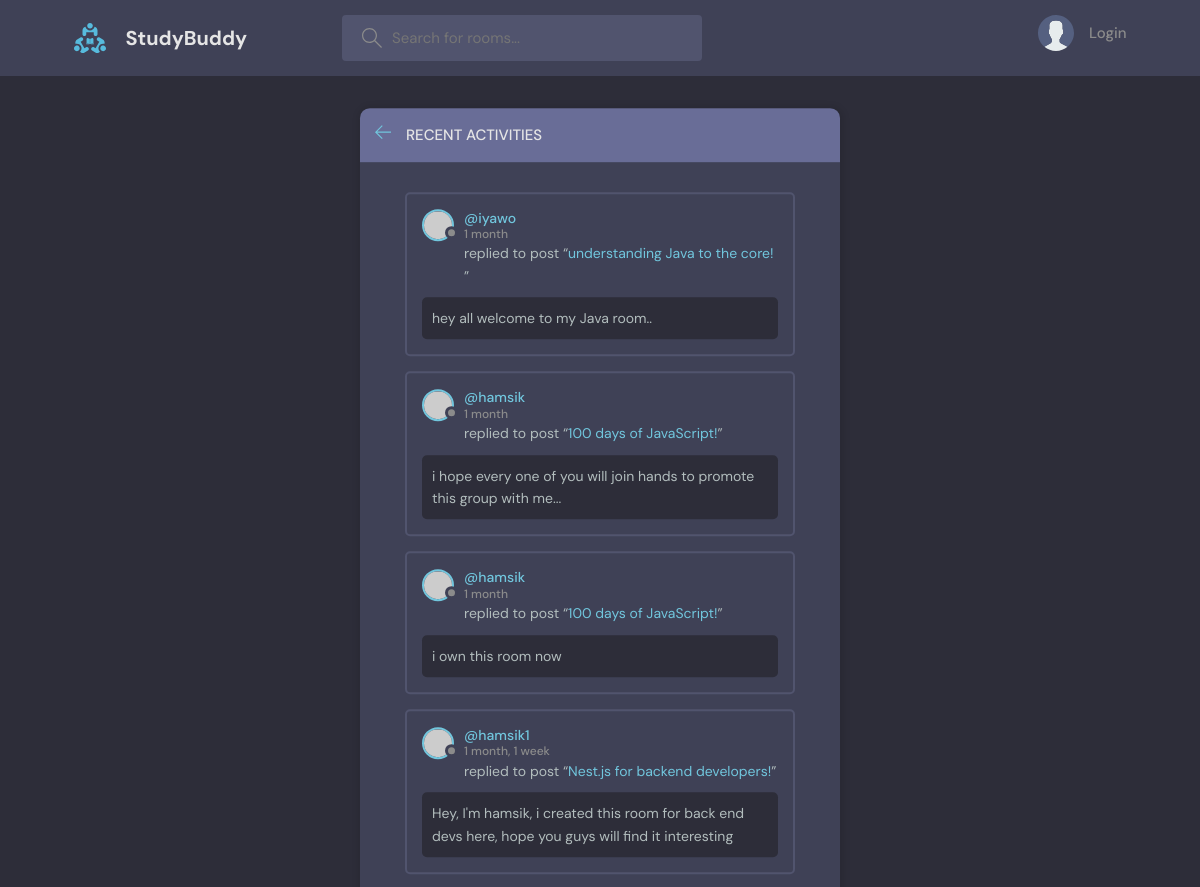
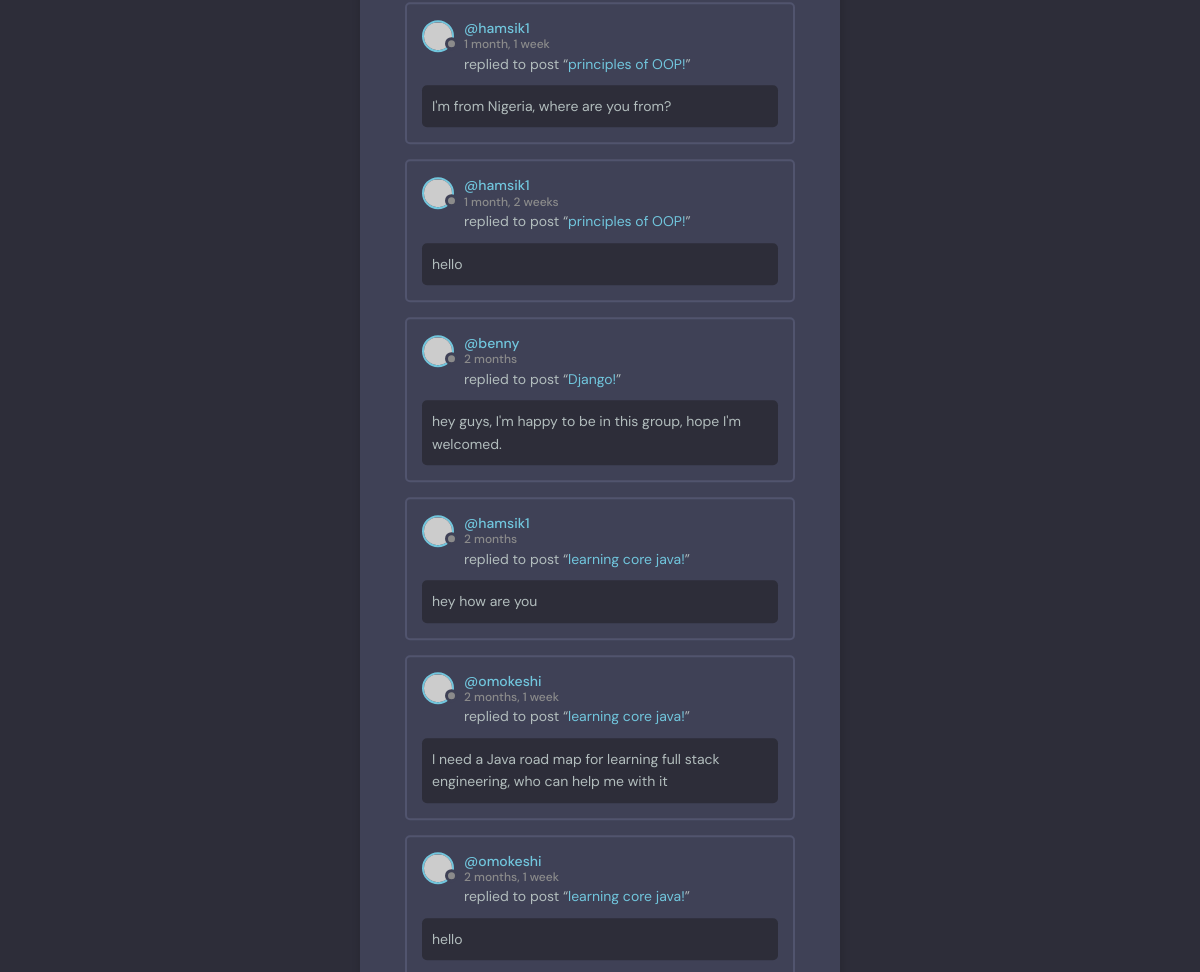
The page /activity/ on the database its author committed (2 pictures, top to bottom).
### base/models.py (models this page shows, shortened)
class Message(models.Model):
    user = models.ForeignKey(User,on_delete=models.CASCADE)
    room = models.ForeignKey(Room,on_delete=models.CASCADE)
    body = models.TextField()
    updated = models.DateTimeField(auto_now=True)
    created = models.DateTimeField(auto_now_add=True)

class Room(models.Model):
    host = models.ForeignKey(User,on_delete=models.SET_NULL,null=True)
    topic = models.ForeignKey(Topic,on_delete=models.SET_NULL,null=True)
    name = models.CharField(max_length=255)
    description = models.TextField(null = True, blank = True)
    participants = models.ManyToManyField(User,related_name='participants',blank=True)
    updated = models.DateTimeField(auto_now=True)
    created = models.DateTimeField(auto_now_add=True)
    class Meta:
        ordering = ['-updated', '-created']
    def __str__(self):
        return (self.name)

### base/views.py (the view)
# urls.py: path('activity/',views.activityPage, name = 'activity'),
def activityPage(request):
    room_messages = Message.objects.filter().order_by('-created','-updated')
    context = {'room_messages':room_messages}
    return render(request,'base/activity.html',context)

### base/templates/base/activity.html (shortened to what this page needs)
{% extends 'base.html' %}
{% block body %}
    <main class="layout">
      <div class="container">
        <div class="layout__box">
          <div class="layout__boxHeader">
            <div class="layout__boxTitle">
              <a href="{% url 'home' %}">
                <svg version="1.1" xmlns="http://www.w3.org/2000/svg" width="32" height="32" viewBox="0 0 32 32">
                  <title>arrow-left</title>
                  <path
                    d="M13.723 2.286l-13.723 13.714 13.719 13.714 1.616-1.611-10.96-10.96h27.625v-2.286h-27.625l10.965-10.965-1.616-1.607z"
                  ></path>
                </svg>
              </a>
              <h3>Recent Activities</h3>
            </div>
          </div>
          <div class="activities-page layout__body">
            {% for message in room_messages %}
            <div class="activities__box">
              <div class="activities__boxHeader roomListRoom__header">
                <a href="{% url 'userprofile' message.user.id %}" class="roomListRoom__author">
                  <div class="avatar avatar--small">
                    <img src="https://randomuser.me/api/portraits/women/11.jpg" />
                  </div>
                  <p>
                    @{{message.user.username}}
                    <span>{{message.created | timesince}}</span>
                  </p>
                </a>
              </div>
              <div class="activities__boxContent">
                <p>replied to post “<a href="{% url 'room' message.room.id%}">{{message.room}}!</a>”</p>
                <div class="activities__boxRoomContent">
                  {{message.body}}
                </div>
              </div>
            </div>
            {%  endfor %}
          </div>
        </div>
      </div>
    </main>
{% endblock %}

### static/styles/style.css (style rules this page uses)
:root { --color-main: #71c6dd; --color-main-light: #e1f6fb; --color-dark: #3f4156; --color-dark-medium: #51546e; --color-dark-light: #696d97; --color-light: #e5e5e5; --color-gray: #8b8b8b; --color-light-gray: #b2bdbd; --color-bg: #2d2d39; --color-success: #5dd693; --color-error: #fc4b0b; }
* { font-family: "DM Sans", -apple-system, BlinkMacSystemFont, "Segoe UI", Roboto, Oxygen, Ubuntu, Cantarell, "Open Sans", "Helvetica Neue", sans-serif; margin: 0; padding: 0; box-sizing: border-box; text-rendering: optimizeLegibility; font-size: inherit; }
html { font-size: 56.25%; }
@media only screen and (min-width: 1200px) { html { font-size: 62.5%; } }
body { line-height: 1.6; font-weight: 400; font-size: 1.5rem; color: var(--color-light-gray); background-color: var(--color-bg); min-height: 100vh; }
img { width: 100%; }
a { display: inline-block; color: var(--color-main); text-decoration: none; }
.container { max-width: 120rem; width: 90%; margin: auto; }
.avatar { position: relative; display: inline-block; border-radius: 50%; border: 2px solid var(--color-main); }
.avatar img { display: block; border-radius: 50%; object-fit: cover; object-position: center; }
.avatar::after { content: ""; display: block; position: absolute; background-color: var(--color-gray); z-index: 111; border-radius: 50%; border: 0.3rem solid var(--color-dark); }
.avatar.avatar--small img { width: 2.8rem; height: 2.8rem; }
.avatar.avatar--small:after { width: 0.7rem; height: 0.7rem; bottom: 0px; right: -6px; }
.layout { margin-top: 2.4rem; }
.layout > .container { display: flex; justify-content: space-between; align-items: flex-start; }
.layout__box { width: 90%; max-width: 48rem; min-height: 40rem; position: absolute; top: 50%; left: 50%; transform: translate(-50%, -46%); background-color: var(--color-dark); border-radius: 1rem; box-shadow: 1px 1px 6px 3px rgba(0, 0, 0, 0.1); overflow: hidden; }
.layout__boxHeader { display: flex; padding: 1.5rem; background-color: var(--color-dark-light); }
.layout__boxTitle { display: flex; gap: 1.5rem; align-items: center; }
.layout__boxTitle h3 { text-transform: uppercase; font-weight: 500; color: var(--color-light); }
.layout__boxTitle svg { width: 1.6rem; height: 1.6rem; fill: var(--color-main); }
.layout__body { margin: 3rem; }
.roomListRoom__header { display: flex; justify-content: space-between; align-items: center; }
.roomListRoom__author { font-weight: 500; display: flex; align-items: center; gap: 1rem; }
.activities__box { margin: 1.5rem; padding: 1.5rem; border: 2px solid var(--color-dark-medium); border-radius: 5px; }
.activities__boxHeader p { font-size: 1.4rem; line-height: 1.3; }
.activities__boxHeader p span { color: var(--color-gray); font-size: 1.2rem; display: block; }
.activities__boxContent { margin-left: 4.2rem; }
.activities__boxContent { font-size: 1.4rem; }
.activities__boxRoomContent { background: var(--color-bg); padding: 1rem; border-radius: 5px; margin-top: 1rem; margin-left: -4.2rem; }

### rows shown on the page
Message: user.username "iyawo", created "1 month", room "understanding Java to the core", body "hey all welcome to my Java room.."
Message: user.username "hamsik", created "1 month", room "100 days of JavaScript", body "i hope every one of you will join hands to promote this group with me..."
Message: user.username "hamsik", created "1 month", room "100 days of JavaScript", body "i own this room now"
Message: user.username "hamsik1", created "1 month, 1 week", room "Nest.js for backend developers", body "Hey, I'm hamsik, i created this room for back end devs here, hope you guys will find it interesting"
Message: user.username "hamsik1", created "1 month, 1 week", room "principles of OOP", body "I'm from Nigeria, where are you from?"
Message: user.username "hamsik1", created "1 month, 2 weeks", room "principles of OOP", body "hello"
Message: user.username "benny", created "2 months", room "Django", body "hey guys, I'm happy to be in this group, hope I'm welcomed."
Message: user.username "hamsik1", created "2 months", room "learning core java", body "hey how are you"
Message: user.username "omokeshi", created "2 months, 1 week", room "learning core java", body "I need a Java road map for learning full stack engineering, who can help me with it"
Message: user.username "omokeshi", created "2 months, 1 week", room "learning core java", body "hello"
